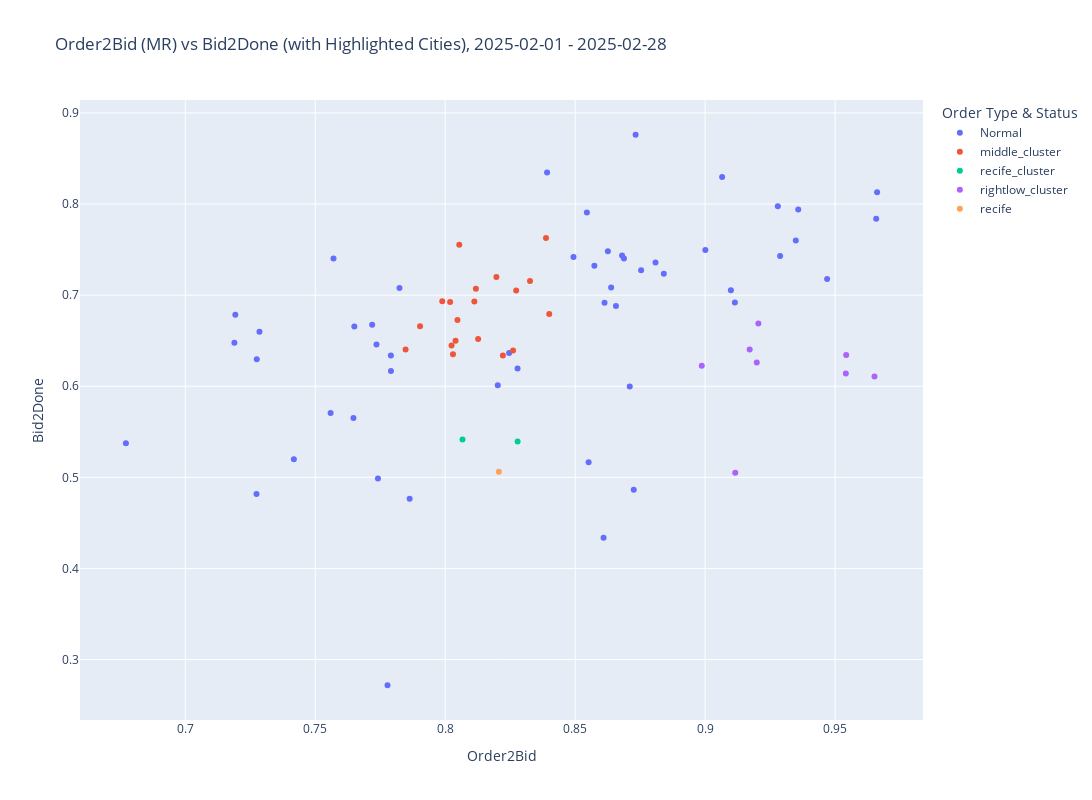

Notebook code for this chart:
### Code cell
def cluster_plot(df):
    # 2. Используем новую колонку для параметра 'symbol'
    fig = px.scatter(
        df,
        x='order2bid',
        y='bid2done',
        # size='total_orders',
        # color='order_type',
        color = 'highlight_group',
        # symbol='highlight_group',  # Используем новую колонку для символов
        symbol_map={ # Опционально: задаем конкретные символы
            'Highlighted': 'star',
            'Normal': 'circle'
        },
        hover_name='city_id',
        hover_data={
            'city': True,
            'country': True,
            'city_id': True,
            'order_type': True,
            'total_orders': ':,',
            'total_rides': ':,',
            'bid2done': ':.4f',
            'order2bid': ':.4f',
            'highlight_group': True # Можно добавить в hover_data для ясности
        },
        title=f'Order2Bid (MR) vs Bid2Done (with Highlighted Cities), {start_date} - {stop_date}',
        labels={
            'city': 'City',
            'country': 'Country',
            'bid2done': 'Bid2Done',
            'order2bid': 'Order2Bid',
            'total_orders': 'Total Orders',
            'total_rides': 'Total Rides',
            'order_type': 'Order Type',
            'city_id': 'City ID',
            'highlight_group': 'Highlight Status' # Лейбл для новой легенды символов
        }
    )

    fig.update_layout(
        legend_title_text='Order Type & Status', # Обновляем заголовок легенды
        height=800,
        width=1100
    )

    fig.show()

data = df.copy()
data = data[data['order_type'].isin(ok_types_list)]
data['order_type'] = 'Econom_My'

temp_df = df[df['city_id'] == 4373].copy()
temp_df['highlight_group'] = 'recife_moto'
data = pd.concat([data, temp_df], ignore_index=True)
data = pd.merge(names_df, data, on='city_id', how='right')

# Список city_id, которые нужно выделить
highlight_city_ids = [4373] 
v1_candidates = []
data['highlight_group'] = data.apply(lambda row: 'recife' if row['city_id'] in highlight_city_ids 
                                     else ('recife_cluster' if row['city_id'] in city_ids_for_recife else 
                                           ('rightlow_cluster' if row['city_id'] in rightlow_city_ids_for_v2 else
                                            ('middle_cluster' if row['city_id'] in middle_city_ids_for_v2 else'Normal'))), axis=1)
cluster_plot(data)

### Figure 1 — Plotly figure (JSON) as saved in the notebook; plotly's stock layout.template omitted (floating-point values rounded to 4 significant figures; data arrays with more than 128 entries replaced by an {"elided": "..."} marker saying what was removed)
{"data": [{"customdata": {"elided": "51x7 mixed values"}, "hovertemplate": "<b>%{hovertext}</b><br><br>Highlight Status=%{customdata[6]}<br>Order2Bid=%{x:.4f}<br>Bid2Done=%{y:.4f}<br>City=%{customdata[0]}<br>Country=%{customdata[1]}<br>City ID=%{customdata[2]}<br>Order Type=%{customdata[3]}<br>Total Orders=%{customdata[4]:,}<br>Total Rides=%{customdata[5]:,}<extra></extra>", "hovertext": [4199.0, 10160.0, 4142.0, 4257.0, 4193.0, 4143.0, 5910.0, 9417.0, 4253.0, 4349.0, 4258.0, 5548.0, 4385.0, 169.0, 5512.0, 4209.0, 4195.0, 4227.0, 4236.0, 5233.0, 4515.0, 213.0, 4244.0, 258.0, 4241.0, 4225.0, 4524.0, 221.0, 4200.0, 4263.0, 9415.0, 5504.0, 4255.0, 257.0, 4180.0, 4272.0, 5698.0, 5388.0, 4266.0, 4148.0, 4240.0, 4233.0, 4381.0, 4196.0, 763.0, 4275.0, 5568.0, 6267.0, 5543.0, 263.0, 4247.0], "legendgroup": "Normal", "marker": {"color": "#636efa", "symbol": "circle"}, "mode": "markers", "name": "Normal", "orientation": "v", "showlegend": true, "type": "scatter", "x": [0.8246, 0.7418, 0.7741, 0.9001, 0.757, 0.7791, 0.6772, 0.7863, 0.7824, 0.8725, 0.8638, 0.8688, 0.7719, 0.7559, 0.8657, 0.871, 0.9114, 0.8613, 0.8626, 0.7778, 0.8493, 0.7189, 0.8574, 0.7193, 0.9065, 0.7791, 0.7274, 0.765, 0.8278, 0.8809, 0.8552, 0.868, 0.7647, 0.7285, 0.8545, 0.9099, 0.8202, 0.8609, 0.7736, 0.9469, 0.8754, 0.7275, 0.8392, 0.9288, 0.9358, 0.9349, 0.9658, 0.9661, 0.8841, 0.8733, 0.928], "xaxis": "x", "y": [0.6366, 0.5197, 0.4986, 0.7497, 0.7402, 0.6337, 0.5375, 0.4766, 0.7078, 0.4863, 0.7083, 0.7402, 0.6675, 0.5707, 0.6881, 0.5997, 0.6921, 0.6916, 0.7481, 0.2718, 0.7418, 0.6477, 0.7324, 0.6784, 0.8296, 0.6169, 0.4818, 0.6657, 0.6194, 0.7359, 0.5166, 0.7437, 0.5651, 0.6597, 0.7906, 0.7053, 0.6012, 0.4336, 0.6457, 0.7177, 0.7273, 0.6296, 0.8347, 0.743, 0.7941, 0.7599, 0.7839, 0.8129, 0.7234, 0.8761, 0.7977], "yaxis": "y"}, {"customdata": {"elided": "19x7 mixed values"}, "hovertemplate": "<b>%{hovertext}</b><br><br>Highlight Status=%{customdata[6]}<br>Order2Bid=%{x:.4f}<br>Bid2Done=%{y:.4f}<br>City=%{customdata[0]}<br>Country=%{customdata[1]}<br>City ID=%{customdata[2]}<br>Order Type=%{customdata[3]}<br>Total Orders=%{customdata[4]:,}<br>Total Rides=%{customdata[5]:,}<extra></extra>", "hovertext": [4242.0, 4243.0, 4300.0, 4404.0, 150.0, 4194.0, 4234.0, 5513.0, 4231.0, 242.0, 238.0, 4198.0, 4252.0, 4271.0, 228.0, 4229.0, 4267.0, 235.0, 262.0], "legendgroup": "middle_cluster", "marker": {"color": "#EF553B", "symbol": "circle"}, "mode": "markers", "name": "middle_cluster", "orientation": "v", "showlegend": true, "type": "scatter", "x": [0.804, 0.8019, 0.803, 0.8261, 0.8127, 0.8112, 0.7989, 0.7848, 0.8118, 0.8197, 0.8047, 0.8222, 0.7903, 0.8388, 0.8273, 0.8024, 0.8054, 0.84, 0.8326], "xaxis": "x", "y": [0.6498, 0.6924, 0.635, 0.6394, 0.6517, 0.693, 0.6933, 0.6402, 0.707, 0.7201, 0.6726, 0.6336, 0.6658, 0.7627, 0.7052, 0.6446, 0.7552, 0.6794, 0.7154], "yaxis": "y"}, {"customdata": [["Bogota", "Colombia", 4197, "Econom_My", 4791749, 2139969, "recife_cluster"], ["Curitiba", "Brazil", 4376, "Econom_My", 1033086, 451265, "recife_cluster"]], "hovertemplate": "<b>%{hovertext}</b><br><br>Highlight Status=%{customdata[6]}<br>Order2Bid=%{x:.4f}<br>Bid2Done=%{y:.4f}<br>City=%{customdata[0]}<br>Country=%{customdata[1]}<br>City ID=%{customdata[2]}<br>Order Type=%{customdata[3]}<br>Total Orders=%{customdata[4]:,}<br>Total Rides=%{customdata[5]:,}<extra></extra>", "hovertext": [4197.0, 4376.0], "legendgroup": "recife_cluster", "marker": {"color": "#00cc96", "symbol": "circle"}, "mode": "markers", "name": "recife_cluster", "orientation": "v", "showlegend": true, "type": "scatter", "x": [0.8278, 0.8066], "xaxis": "x", "y": [0.5395, 0.5415], "yaxis": "y"}, {"customdata": [["Kolkata", "India", 5257, "Econom_My", 2470077, 1137113, "rightlow_cluster"], ["Santo Domingo", "Dominican Republic", 4825, "Econom_My", 2219420, 1366720, "rightlow_cluster"], ["Kathmandu", "Nepal", 5957, "Econom_My", 1662371, 957207, "rightlow_cluster"], ["Chandigarh", "India", 5249, "Econom_My", 1228333, 687083, "rightlow_cluster"], ["Rabat (الرباط)", "Morocco", 4208, "Econom_My", 1110708, 652313, "rightlow_cluster"], ["Manado", "Indonesia", 5640, "Econom_My", 881381, 516326, "rightlow_cluster"], ["Harare", "Zimbabwe", 5473, "Econom_My", 777586, 470756, "rightlow_cluster"], ["Medan", "Indonesia", 5681, "Econom_My", 578978, 341281, "rightlow_cluster"]], "hovertemplate": "<b>%{hovertext}</b><br><br>Highlight Status=%{customdata[6]}<br>Order2Bid=%{x:.4f}<br>Bid2Done=%{y:.4f}<br>City=%{customdata[0]}<br>Country=%{customdata[1]}<br>City ID=%{customdata[2]}<br>Order Type=%{customdata[3]}<br>Total Orders=%{customdata[4]:,}<br>Total Rides=%{customdata[5]:,}<extra></extra>", "hovertext": [5257.0, 4825.0, 5957.0, 5249.0, 4208.0, 5640.0, 5473.0, 5681.0], "legendgroup": "rightlow_cluster", "marker": {"color": "#ab63fa", "symbol": "circle"}, "mode": "markers", "name": "rightlow_cluster", "orientation": "v", "showlegend": true, "type": "scatter", "x": [0.9116, 0.9205, 0.9198, 0.8987, 0.9171, 0.9541, 0.9542, 0.9651], "xaxis": "x", "y": [0.505, 0.669, 0.626, 0.6224, 0.6404, 0.614, 0.6344, 0.6107], "yaxis": "y"}, {"customdata": [["Recife", "Brazil", 4373, "moto_econom", 907595, 376904, "recife"]], "hovertemplate": "<b>%{hovertext}</b><br><br>Highlight Status=%{customdata[6]}<br>Order2Bid=%{x:.4f}<br>Bid2Done=%{y:.4f}<br>City=%{customdata[0]}<br>Country=%{customdata[1]}<br>City ID=%{customdata[2]}<br>Order Type=%{customdata[3]}<br>Total Orders=%{customdata[4]:,}<br>Total Rides=%{customdata[5]:,}<extra></extra>", "hovertext": [4373.0], "legendgroup": "recife", "marker": {"color": "#FFA15A", "symbol": "circle"}, "mode": "markers", "name": "recife", "orientation": "v", "showlegend": true, "type": "scatter", "x": [0.8206], "xaxis": "x", "y": [0.506], "yaxis": "y"}], "layout": {"height": 800, "legend": {"title": {"text": "Order Type & Status"}, "tracegroupgap": 0}, "title": {"text": "Order2Bid (MR) vs Bid2Done (with Highlighted Cities), 2025-02-01 - 2025-02-28"}, "width": 1100, "xaxis": {"anchor": "y", "domain": [0, 1], "title": {"text": "Order2Bid"}}, "yaxis": {"anchor": "x", "domain": [0, 1], "title": {"text": "Bid2Done"}}}}
